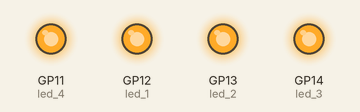
Simulated run of this program. Board: Raspberry Pi Pico running MicroPython. Parts: output pins drawn as LEDs (lit = HIGH).

Above: at 0.5 s.
At 3.5 s:
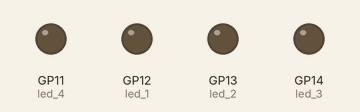
Timing chart, 0 to 4.6 s (numbered marks = the images above):
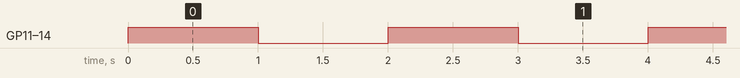

The program:

relay_4_zero.py
```python
import utime
from machine import Pin, UART,SPI
from machine import Pin
import time

led_1 = machine.Pin(12, machine.Pin.OUT)#led_1 connected to pico pin 20
led_2 = machine.Pin(13, machine.Pin.OUT)#led_1 connected to pico pin 20
led_3 = machine.Pin(14, machine.Pin.OUT)#led_2 connected to pico pin 19
led_4 = machine.Pin(11, machine.Pin.OUT)#led_3 connected to pico pin 18


led_1.value(0)#initally led_1 at LOW
led_2.value(0)#initally led_2 at LOW
led_3.value(0)#initally led_3 at LOW
led_4.value(0)#initally led_3 at LOW


while 1:
    led_1.value(1)#initally led_1 at LOW
    led_2.value(1)#initally led_2 at LOW
    led_3.value(1)#initally led_3 at LOW
    led_4.value(1)#initally led_3 at LOW
    time.sleep(1)
    led_1.value(0)#initally led_1 at LOW
    led_2.value(0)#initally led_2 at LOW
    led_3.value(0)#initally led_3 at LOW
    led_4.value(0)#initally led_3 at LOW
    time.sleep(1)
```

Measured:
- by itself, GP11 (led_4), GP12 (led_1), GP13 (led_2), GP14 (led_3): alternates HIGH for 1.0 s and LOW for 1.0 s
